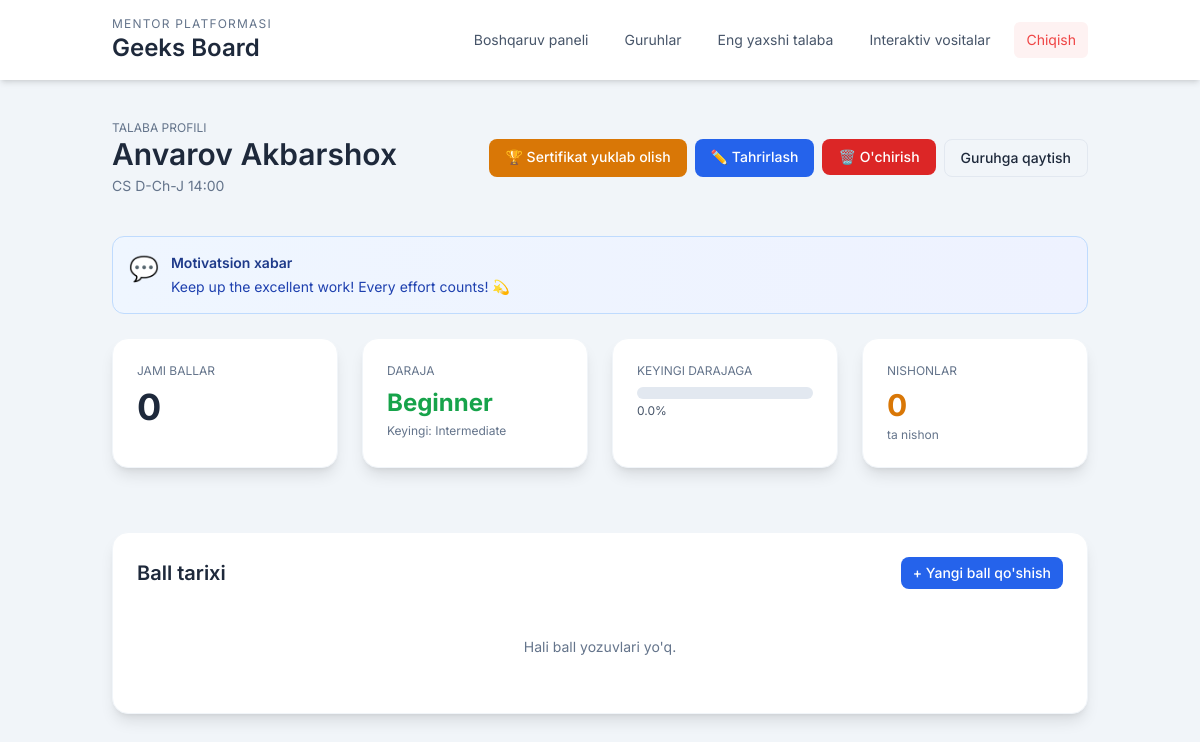
The app's page /students/2/ (signed in), older data.
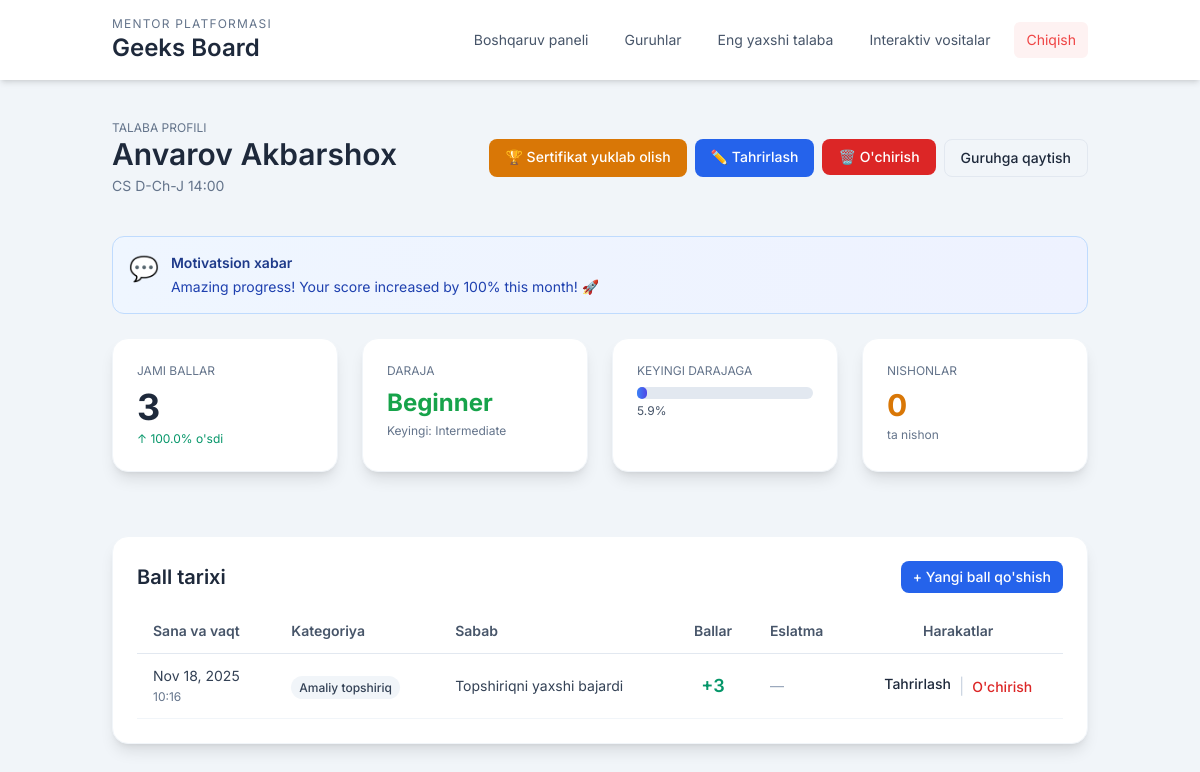
The same page, newer data.
### core/models.py (models this page shows, shortened)
class StudentPoint(models.Model):
    student = models.ForeignKey(
        Student,
        on_delete=models.CASCADE,
        related_name='points',
    )
    category = models.ForeignKey(
        PointCategory,
        on_delete=models.CASCADE,
        related_name='student_points',
    )
    score = models.SmallIntegerField(help_text='Can be positive (added) or negative (removed)')
    reason = models.CharField(max_length=255, blank=True, help_text='Why points were given or removed')
    date = models.DateTimeField(default=timezone.now)
    note = models.CharField(max_length=255, blank=True)
    class Meta:
        ordering = ['-date']

class PointCategory(models.Model):
    PARTICIPATION = 'participation'
    ATTENDANCE = 'attendance'
    HOMEWORK = 'homework'
    DISCIPLINE = 'discipline'
    KNOWLEDGE = 'knowledge'
    CATEGORY_CHOICES = [
        (PARTICIPATION, 'Participation'),
        (ATTENDANCE, 'Attendance'),
        (HOMEWORK, 'Homework'),
        (DISCIPLINE, 'Discipline'),
        (KNOWLEDGE, 'Knowledge'),
    ]
    name = models.CharField(max_length=120, unique=True)
    slug = models.SlugField(max_length=80, unique=True)
    description = models.TextField(blank=True)
    max_score = models.PositiveSmallIntegerField(default=10)
    is_active = models.BooleanField(default=True)
    class Meta:
        ordering = ['name']

### core/views.py (the view)
# urls.py: path('students/<int:student_id>/', views.student_profile, name='student_profile'),
@login_required
def student_profile(request, student_id: int):
    mentor = _require_mentor(request)
    if not mentor:
        return redirect('login')
    student = get_object_or_404(Student, id=student_id, group__mentor=mentor)
    points = student.points.select_related('category').order_by('-date')
    total_points = student.total_score()
    level = student.get_level()
    level_thresholds = student.get_level_thresholds()
    progress = student.get_progress_percentage()
    trend = student.get_trend(days=30)
    badges = student.badges_earned.select_related('badge').order_by('-earned_at')
    motivational_message = generate_motivational_message(student)
    newly_earned = check_and_assign_badges(student)
    if newly_earned:
        messages.success(request, f'Congratulations! {student.full_name} earned {len(newly_earned)} new badge(s)!')
    monthly_rewards = student.points.filter(reason='Monthly Reward').order_by('-date')
    context = {
        'student': student,
        'points': points,
        'total_points': total_points,
        'level': level,
        'level_thresholds': level_thresholds,
        'progress': progress,
        'trend': trend,
        'badges': badges,
        'motivational_message': motivational_message,
        'monthly_rewards': monthly_rewards,
    }
    return render(request, 'student_profile.html', context)

### core/models.py (called while the page is built, shortened)
    def total_score(self, start_date=None, end_date=None) -> int:
        qs = self.points.all()
        if start_date:
            qs = qs.filter(date__gte=start_date)
        if end_date:
            qs = qs.filter(date__lt=end_date)
        return qs.aggregate(total=models.Sum('score'))['total'] or 0

    def get_level(self) -> str:
        total = self.total_score()
        if total < 51:
            return 'Beginner'
        elif total < 151:
            return 'Intermediate'
        else:
            return 'Pro'

    def get_level_thresholds(self) -> dict:
        total = self.total_score()
        if total < 51:
            return {
                'current': 'Beginner',
                'current_min': 0,
                'current_max': 50,
                'next': 'Intermediate',
                'next_min': 51,
                'next_max': 150,
            }

### core/utils.py (called while the page is built, shortened)
def check_and_assign_badges(student: Student) -> list:
    newly_earned = []
    active_badges = Badge.objects.filter(is_active=True)
    return newly_earned

### project/templates/student_profile.html (shortened to what the changed rows need)
{% extends "base.html" %}
{% block content %}
<div class="mb-10">
    <div class="flex items-center justify-between">
        <div>
            <h2 class="text-3xl font-semibold text-slate-800">{{ student.full_name }}</h2>
        </div>
    </div>
</div>
{% if motivational_message %}
<div class="mb-6 bg-gradient-to-r from-blue-50 to-indigo-50 border border-blue-200 rounded-xl p-4">
    <div class="flex items-start gap-3">
        <span class="text-2xl">💬</span>
        <div>
            <p class="text-sm font-semibold text-blue-900 mb-1">Motivatsion xabar</p>
            <p class="text-sm text-blue-800">{{ motivational_message }}</p>
        </div>
    </div>
</div>
{% endif %}
<div class="grid grid-cols-1 md:grid-cols-4 gap-6 mb-8">
    <div class="bg-white rounded-2xl shadow-lg p-6 border border-slate-100">
        <p class="text-xs uppercase text-slate-500 mb-2">Jami ballar</p>
        <p class="text-4xl font-bold text-accent">{{ total_points }}</p>
        {% if trend.direction == 'up' %}
            <p class="text-xs text-emerald-600 mt-1">↑ {{ trend.change_percent|floatformat:1 }}% o'sdi</p>
        {% elif trend.direction == 'down' %}
            <p class="text-xs text-red-600 mt-1">↓ {{ trend.change_percent|floatformat:1 }}% kamaydi</p>
        {% endif %}
    </div>
    <div class="bg-white rounded-2xl shadow-lg p-6 border border-slate-100">
        <div class="mt-2">
            <div class="w-full bg-slate-200 rounded-full h-3">
                <div class="bg-gradient-to-r from-blue-500 to-indigo-600 h-3 rounded-full transition-all duration-300" style="width: {{ progress }}%"></div>
            </div>
            <p class="text-xs text-slate-600 mt-1">{{ progress|floatformat:1 }}%</p>
        </div>
    </div>
</div>
<div class="bg-white rounded-2xl shadow-lg p-6 border border-slate-100">
    <div class="flex items-center justify-between mb-4">
        <h3 class="text-xl font-semibold text-slate-800">Ball tarixi</h3>
        <a href="{% url 'student_list' student.group.id %}" class="px-3 py-1.5 bg-blue-600 text-white rounded-lg hover:bg-blue-700 transition text-sm font-medium">
        </a>
    </div>
    {% if points %}
    <div class="overflow-x-auto">
        <table class="w-full">
            <thead>
                <tr class="border-b border-slate-200">
                    <th class="text-left py-3 px-4 text-sm font-semibold text-slate-600">Sana va vaqt</th>
                    <th class="text-left py-3 px-4 text-sm font-semibold text-slate-600">Kategoriya</th>
                    <th class="text-left py-3 px-4 text-sm font-semibold text-slate-600">Sabab</th>
                    <th class="text-center py-3 px-4 text-sm font-semibold text-slate-600">Ballar</th>
                    <th class="text-left py-3 px-4 text-sm font-semibold text-slate-600">Eslatma</th>
                    <th class="text-center py-3 px-4 text-sm font-semibold text-slate-600">Harakatlar</th>
                </tr>
            </thead>
            <tbody>
                {% for point in points %}
                <tr class="border-b border-slate-100 hover:bg-slate-50">
                    <td class="py-3 px-4 text-sm text-slate-700">
                        {{ point.date|date:"M d, Y" }}<br>
                        <span class="text-xs text-slate-500">{{ point.date|date:"H:i" }}</span>
                    </td>
                    <td class="py-3 px-4">
                        <span class="px-2 py-1 rounded-full text-xs font-medium bg-slate-100 text-slate-700">
                            {{ point.category.name }}
                        </span>
                    </td>
                    <td class="py-3 px-4 text-sm text-slate-700">
                        {% if point.reason %}
                            {{ point.reason }}
                        {% else %}
                            <span class="text-slate-400">—</span>
                        {% endif %}
                    </td>
                    <td class="py-3 px-4 text-center">
                        <span class="text-lg font-semibold {% if point.score > 0 %}text-emerald-600{% elif point.score < 0 %}text-red-600{% else %}text-slate-600{% endif %}">
                            {% if point.score > 0 %}+{% endif %}{{ point.score }}
                        </span>
                    </td>
                    <td class="py-3 px-4 text-sm text-slate-600">
                        {% if point.note %}
                            {{ point.note }}
                        {% else %}
                            <span class="text-slate-400">—</span>
                        {% endif %}
                    </td>
                    <td class="py-3 px-4 text-center">
                        <div class="flex gap-2 justify-center">
                            <a href="{% url 'point_edit' point.id %}" class="text-accent hover:text-black text-sm font-medium">Tahrirlash</a>
                            <span class="text-slate-300">|</span>
                            <form method="post" action="{% url 'delete_point' point.id %}" class="inline" onsubmit="return confirm('Bu ball yozuvini o\'chirishni xohlaysizmi?');">
                                <button type="submit" class="text-red-600 hover:text-red-700 text-sm font-medium">O'chirish</button>
                            </form>
                        </div>
                    </td>
                </tr>
                {% endfor %}
            </tbody>
        </table>
    </div>
    {% else %}
    <p class="text-sm text-slate-500 text-center py-8">Hali ball yozuvlari yo'q.</p>
    {% endif %}
</div>
{% endblock %}

Row changes from the older to the newer data that the page shows:
added StudentPoint: date "Nov 18, 2025", date "10:16", category.name "Amaliy topshiriq", reason "Topshiriqni yaxshi bajardi", score "3"
Text that changed along with them:
{{ motivational_message }}: "Keep up the excellent work! Every effort counts! 💫" → "Amazing progress! Your score increased by 100% this month! 🚀"
{{ total_points }}: "0" → "3"
{{ trend.change_percent|floatformat:1 }}: (not shown) → "100.0"
{{ progress|floatformat:1 }}: "0.0" → "5.9"
text no longer shown: "Hali ball yozuvlari yo'q."
text now shown: "↑ % o'sdi Sana va vaqt Kategoriya Sabab Ballar Eslatma Harakatlar"
